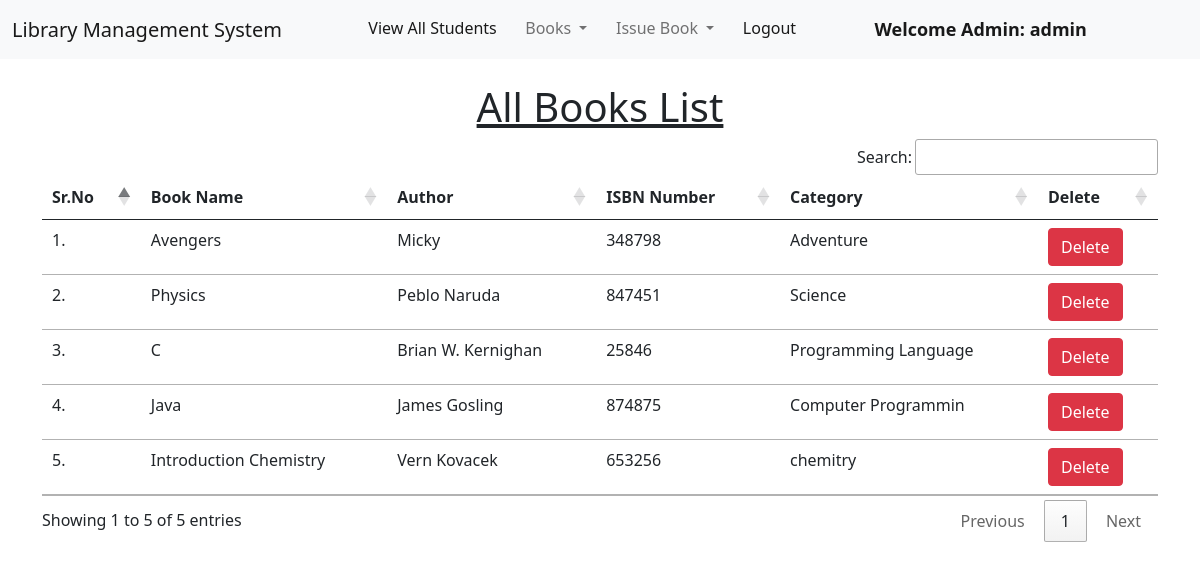
Page /view_books/ (signed in) on the committed database.
### library/models.py (models this page shows, shortened)
class Book(models.Model):
    name = models.CharField(max_length=200)
    author = models.CharField(max_length=200)
    isbn = models.PositiveIntegerField()
    category = models.CharField(max_length=50)

### library/views.py (the view)
# urls.py: path('view_books/',views.view_books,name='view_books'),
@login_required(login_url='/admin_login')
def view_books(request):
    books = Book.objects.all()
    return render(request, "view_books.html",{'books':books})

### library/templates/view_books.html (shortened to what this page needs)
{% extends 'admin_navbar.html' %}
{% load static %}
{% block content %}
<div class="container mt-4">
    <h1 class="text-center"><u>All Books List</u></h1>
    <table class="table table-hover" id="example">
        <thead>
            <tr>
                <th>Sr.No</th>
                <th>Book Name</th>
                <th>Author</th>
                <th>ISBN Number</th>
                <th>Category</th>
                <th>Delete</th>
            </tr>
        </thead>
        <tbody>
            {% for book in books %}
            <tr>
                <td>{{forloop.counter}}.</td>
                <td>{{book.name}}</td>
                <td>{{book.author}}</td>
                <td>{{book.isbn}}</td>
                <td>{{book.category}}</td>
                <td><a href="/delete_book/{{book.id}}/" class="btn btn-danger" onclick="return confirm('Are you sure you want to delete this book?')">Delete</a></td>
            </tr>
            {% endfor %}
        </tbody>
    </table>
    </div>
{% endblock content %}

### library/templates/admin_navbar.html (shortened to what this page needs)
<!doctype html>
<html lang="en">
  <head>
    <link href="https://cdn.jsdelivr.net/npm/bootstrap@5.1.0/dist/css/bootstrap.min.css" rel="stylesheet">
    <link rel="stylesheet" href="https://cdn.datatables.net/1.10.25/css/jquery.dataTables.min.css">
    <link rel="stylesheet" href="https://cdn.datatables.net/buttons/1.7.1/css/buttons.dataTables.min.css">
  </head>
  <body>
    <nav class="navbar navbar-expand-lg navbar-light bg-light">
        <div class="container-fluid">
          <a class="navbar-brand" href="#">Library Management System</a>
          <div class="collapse navbar-collapse" id="navbarSupportedContent">
            <ul class="navbar-nav me-auto mb-2 mb-lg-0">
              <li class="nav-item">
                <a class="nav-link active" aria-current="page" href="/view_students/">View All Students</a>
              </li>
              <li class="nav-item dropdown">
                <a class="nav-link dropdown-toggle" href="#" id="navbarDropdown" role="button" data-bs-toggle="dropdown" aria-expanded="false">
                  Books
                </a>
              </li>
              <li class="nav-item dropdown">
                <a class="nav-link dropdown-toggle" href="#" id="navbarDropdown" role="button" data-bs-toggle="dropdown" aria-expanded="false">
                  Issue Book
                </a>
              </li>
              <li class="nav-item">
                <a class="nav-link active" aria-current="page" href="/logout/">Logout</a>
              </li>
              <li class="nav-item">
                <a style="font-weight:600; font-family:'Segoe UI', Tahoma, Geneva, Verdana, sans-serif; font-size: large;" class="nav-link active" href="#">Welcome Admin: {{request.user}}</a>
              </li>
            </ul>
          </div>
        </div>
      </nav>
      {% block content %}
      {% endblock content %}
  </body>
</html>

### rows in the picture
Book: name "Avengers", author "Micky", isbn "348798", category "Adventure"
Book: name "Physics", author "Peblo Naruda", isbn "847451", category "Science"
Book: name "C", author "Brian W. Kernighan", isbn "25846", category "Programming Language"
Book: name "Java", author "James Gosling", isbn "874875", category "Computer Programmin"
Book: name "Introduction Chemistry", author "Vern Kovacek", isbn "653256", category "chemitry"

### other values in the picture
{{ request.user }} "admin"
